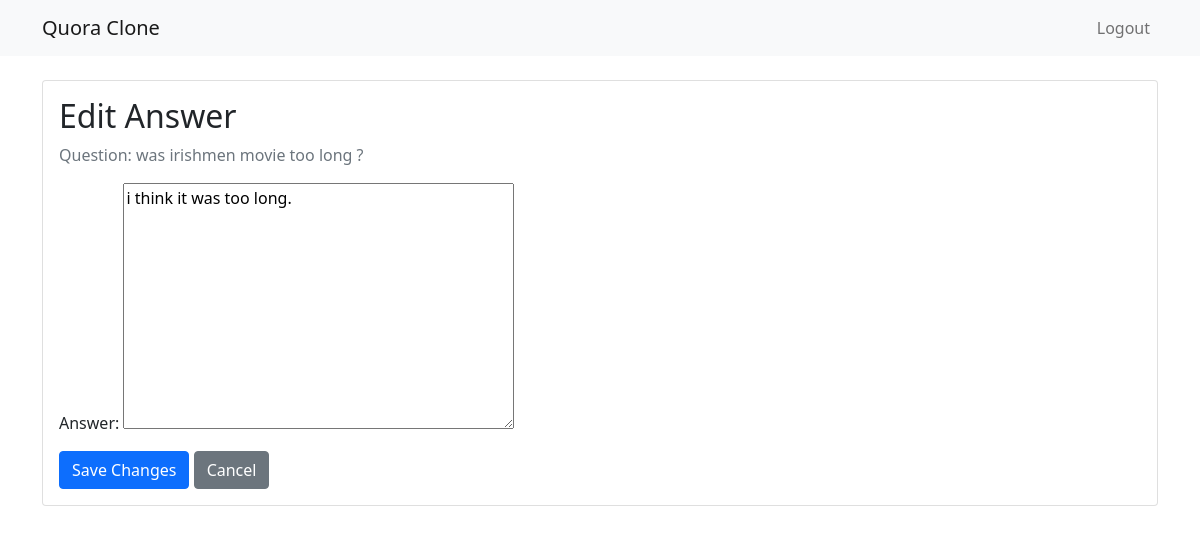
Page /answer/13/edit/ (signed in) on the earlier database version.
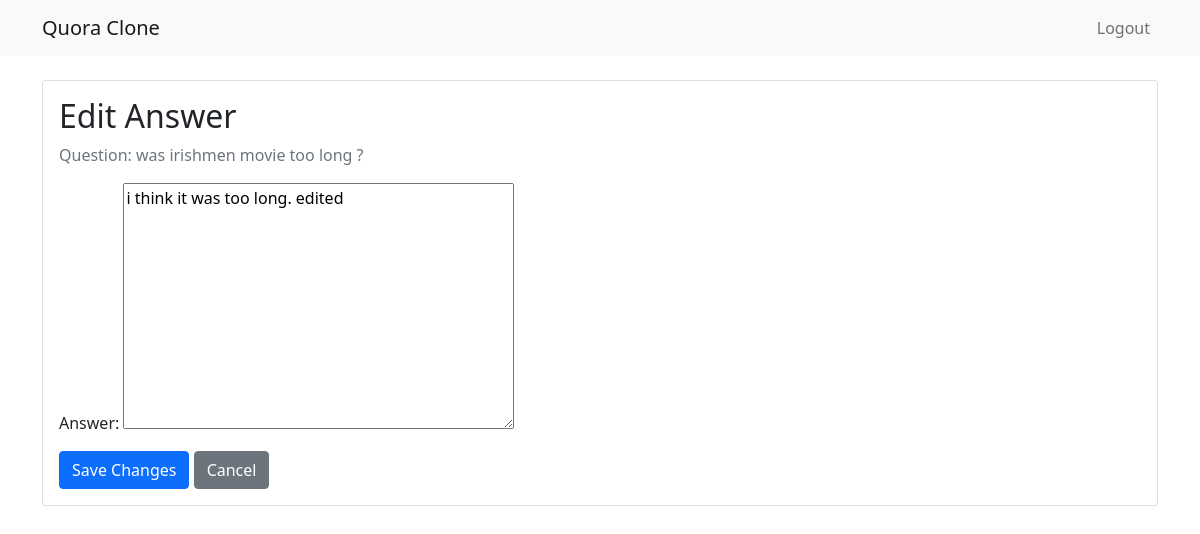
Same page on the later database version.
### questions/models.py (models this page shows, shortened)
class Answer(models.Model):
    question = models.ForeignKey(Question, on_delete=models.CASCADE, related_name='answers')
    answer = models.TextField()
    author = models.ForeignKey(User, on_delete=models.CASCADE)
    created_at = models.DateTimeField(auto_now_add=True)
    updated_at = models.DateTimeField(auto_now=True)
    likes = models.ManyToManyField(User, related_name='liked_answers', blank=True)

class Question(models.Model):
    topic = models.CharField(max_length=200)
    question = models.TextField()
    author = models.ForeignKey(User, on_delete=models.CASCADE)
    created_at = models.DateTimeField(auto_now_add=True)
    updated_at = models.DateTimeField(auto_now=True)

### questions/views.py (the view)
# urls.py: path('answer/<int:answer_id>/edit/', views.edit_answer, name='edit_answer'),
@login_required
def edit_answer(request, answer_id):
    answer = get_object_or_404(Answer, id=answer_id)
    if answer.author != request.user:
        messages.error(request, "You don't have permission to edit this answer.")
        return redirect('question_detail', pk=answer.question.pk)
    if request.method == 'POST':
        form = AnswerForm(request.POST, instance=answer)
        if form.is_valid():
            form.save()
            messages.success(request, "Your answer has been updated successfully.")
            return redirect('question_detail', pk=answer.question.pk)
    else:
        form = AnswerForm(instance=answer)
    return render(request, 'questions/edit_answer.html', {'form': form, 'answer': answer})

### questions/forms.py
class AnswerForm(forms.ModelForm):
    class Meta:
        model = Answer
        fields = ['answer']

### questions/templates/questions/edit_answer.html (shortened to what this page needs)
{% extends 'questions/base.html' %}
{% block content %}
    <div class="card">
        <div class="card-body">
            <h2 class="card-title">Edit Answer</h2>
            <p class="text-muted">Question: {{ answer.question.question }}</p>
            <form method="post">
                {{ form.as_p }}
                <button type="submit" class="btn btn-primary">Save Changes</button>
                <a href="{% url 'question_detail' answer.question.pk %}" class="btn btn-secondary">Cancel</a>
            </form>
        </div>
    </div>
{% endblock %}

Differences in the rows shown:
changed Answer "was irishmen movie too long ?": answer "i think it was too long." → "i think it was too long. edited"
